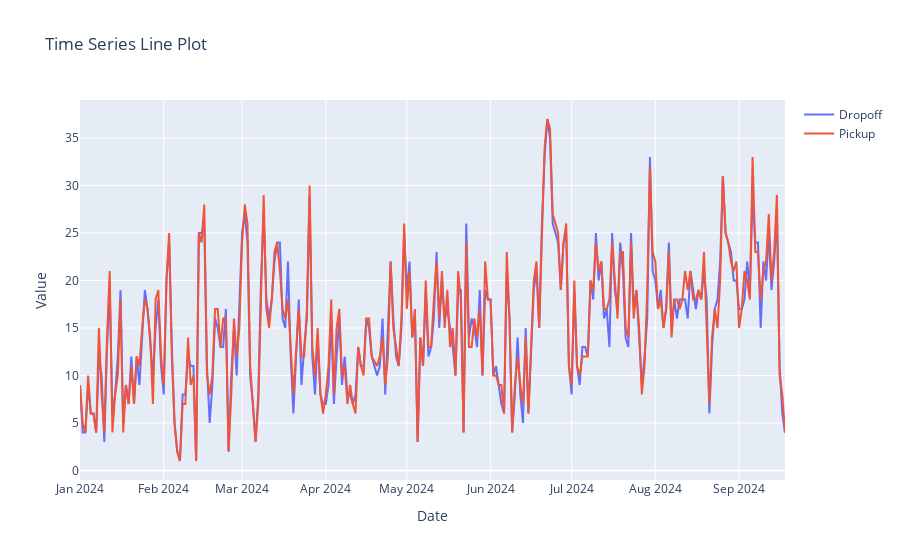

Source (notebook cell):
### Code cell
Wik_bus_df = df_combined[df_combined['name'] == ' Wik, Kanalfähre - Busstation'].sort_values("Days in full_date", ascending=False)
fig = go.Figure()
fig.add_trace(go.Scatter(x=Wik_bus_df['Days in full_date'], y=Wik_bus_df['# of unique dropoff_hub_id'], mode='lines', name='Dropoff'))
fig.add_trace(go.Scatter(x=Wik_bus_df['Days in full_date'], y=Wik_bus_df['# of unique pickup_hub_id'], mode='lines', name='Pickup'))
fig.update_layout(title='Time Series Line Plot', xaxis_title='Date', yaxis_title='Value')
fig.show()

### Figure 1 — Plotly figure (JSON) as saved in the notebook; plotly's stock layout.template omitted (floating-point values rounded to 4 significant figures; data arrays with more than 128 entries replaced by an {"elided": "..."} marker saying what was removed)
{"data": [{"mode": "lines", "name": "Dropoff", "type": "scatter", "x": {"elided": "260 str values"}, "y": {"elided": "260 int values"}}, {"mode": "lines", "name": "Pickup", "type": "scatter", "x": {"elided": "260 str values"}, "y": {"elided": "260 int values"}}], "layout": {"title": {"text": "Time Series Line Plot"}, "xaxis": {"title": {"text": "Date"}}, "yaxis": {"title": {"text": "Value"}}}}
